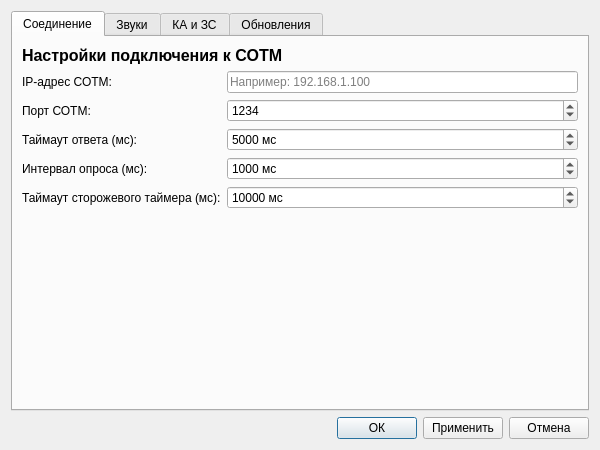
<?xml version="1.0" encoding="UTF-8"?>
<ui version="4.0">
 <class>SettingsDialog</class>
 <widget class="QDialog" name="SettingsDialog">
  <property name="geometry">
   <rect>
    <x>0</x>
    <y>0</y>
    <width>600</width>
    <height>450</height>
   </rect>
  </property>
  <property name="windowTitle">
   <string>Настройки</string>
  </property>
  <property name="windowIcon">
   <iconset resource="../resources/resources.qrc">
    <normaloff>:/resources/icons/settings.png</normaloff>:/resources/icons/settings.png</iconset>
  </property>
  <layout class="QVBoxLayout" name="verticalLayout">
   <item>
    <widget class="QTabWidget" name="tabWidget">
     <property name="currentIndex">
      <number>0</number>
     </property>
     <widget class="QWidget" name="connectionTab">
      <attribute name="title">
       <string>Соединение</string>
      </attribute>
      <layout class="QFormLayout" name="formLayout">
       <item row="0" column="0" colspan="2">
        <widget class="QLabel" name="connectionLabel">
         <property name="font">
          <font>
           <pointsize>12</pointsize>
           <weight>75</weight>
           <bold>true</bold>
          </font>
         </property>
         <property name="text">
          <string>Настройки подключения к СОТМ</string>
         </property>
        </widget>
       </item>
       <item row="1" column="0">
        <widget class="QLabel" name="ipAddressLabel">
         <property name="text">
          <string>IP-адрес СОТМ:</string>
         </property>
        </widget>
       </item>
       <item row="1" column="1">
        <widget class="QLineEdit" name="ipAddressEdit">
         <property name="placeholderText">
          <string>Например: 192.168.1.100</string>
         </property>
        </widget>
       </item>
       <item row="2" column="0">
        <widget class="QLabel" name="portLabel">
         <property name="text">
          <string>Порт СОТМ:</string>
         </property>
        </widget>
       </item>
       <item row="2" column="1">
        <widget class="QSpinBox" name="portSpinBox">
         <property name="minimum">
          <number>1</number>
         </property>
         <property name="maximum">
          <number>65535</number>
         </property>
         <property name="value">
          <number>1234</number>
         </property>
        </widget>
       </item>
       <item row="3" column="0">
        <widget class="QLabel" name="timeoutLabel">
         <property name="text">
          <string>Таймаут ответа (мс):</string>
         </property>
        </widget>
       </item>
       <item row="3" column="1">
        <widget class="QSpinBox" name="timeoutSpinBox">
         <property name="minimum">
          <number>1000</number>
         </property>
         <property name="maximum">
          <number>60000</number>
         </property>
         <property name="singleStep">
          <number>1000</number>
         </property>
         <property name="value">
          <number>5000</number>
         </property>
         <property name="suffix">
          <string> мс</string>
         </property>
        </widget>
       </item>
       <item row="4" column="0">
        <widget class="QLabel" name="pollingIntervalLabel">
         <property name="text">
          <string>Интервал опроса (мс):</string>
         </property>
        </widget>
       </item>
       <item row="4" column="1">
        <widget class="QSpinBox" name="pollingIntervalSpinBox">
         <property name="minimum">
          <number>100</number>
         </property>
         <property name="maximum">
          <number>10000</number>
         </property>
         <property name="singleStep">
          <number>100</number>
         </property>
         <property name="value">
          <number>1000</number>
         </property>
         <property name="suffix">
          <string> мс</string>
         </property>
        </widget>
       </item>
       <item row="5" column="0">
        <widget class="QLabel" name="watchdogTimeoutLabel">
         <property name="text">
          <string>Таймаут сторожевого таймера (мс):</string>
         </property>
        </widget>
       </item>
       <item row="5" column="1">
        <widget class="QSpinBox" name="watchdogTimeoutSpinBox">
         <property name="minimum">
          <number>1000</number>
         </property>
         <property name="maximum">
          <number>60000</number>
         </property>
         <property name="singleStep">
          <number>1000</number>
         </property>
         <property name="value">
          <number>10000</number>
         </property>
         <property name="suffix">
          <string> мс</string>
         </property>
        </widget>
       </item>
      </layout>
     </widget>
     <widget class="QWidget" name="soundsTab">
      <attribute name="title">
       <string>Звуки</string>
      </attribute>
      <layout class="QVBoxLayout" name="verticalLayout_2">
       <item>
        <widget class="QGroupBox" name="noTmiSoundGroup">
         <property name="title">
          <string>Пропадание ТМИ</string>
         </property>
         <layout class="QHBoxLayout" name="horizontalLayout">
          <item>
           <widget class="QLineEdit" name="noTmiSoundEdit">
            <property name="placeholderText">
             <string>Путь к звуковому файлу (.wav)</string>
            </property>
           </widget>
          </item>
          <item>
           <widget class="QPushButton" name="selectNoTmiSoundButton">
            <property name="text">
             <string>Выбрать</string>
            </property>
            <property name="icon">
             <iconset resource="../resources/resources.qrc">
              <normaloff>:/resources/icons/sound_on.png</normaloff>:/resources/icons/sound_on.png</iconset>
            </property>
           </widget>
          </item>
         </layout>
        </widget>
       </item>
       <item>
        <widget class="QGroupBox" name="parameterChangeSoundGroup">
         <property name="title">
          <string>Изменение параметра</string>
         </property>
         <layout class="QHBoxLayout" name="horizontalLayout_2">
          <item>
           <widget class="QLineEdit" name="parameterChangeSoundEdit">
            <property name="placeholderText">
             <string>Путь к звуковому файлу (.wav)</string>
            </property>
           </widget>
          </item>
          <item>
           <widget class="QPushButton" name="selectParameterChangeSoundButton">
            <property name="text">
             <string>Выбрать</string>
            </property>
            <property name="icon">
             <iconset resource="../resources/resources.qrc">
              <normaloff>:/resources/icons/sound_on.png</normaloff>:/resources/icons/sound_on.png</iconset>
            </property>
           </widget>
          </item>
         </layout>
        </widget>
       </item>
       <item>
        <widget class="QGroupBox" name="parameterLimitSoundGroup">
         <property name="title">
          <string>Выход за пределы</string>
         </property>
         <layout class="QHBoxLayout" name="horizontalLayout_3">
          <item>
           <widget class="QLineEdit" name="parameterLimitSoundEdit">
            <property name="placeholderText">
             <string>Путь к звуковому файлу (.wav)</string>
            </property>
           </widget>
          </item>
          <item>
           <widget class="QPushButton" name="selectParameterLimitSoundButton">
            <property name="text">
             <string>Выбрать</string>
            </property>
            <property name="icon">
             <iconset resource="../resources/resources.qrc">
              <normaloff>:/resources/icons/sound_on.png</normaloff>:/resources/icons/sound_on.png</iconset>
            </property>
           </widget>
          </item>
         </layout>
        </widget>
       </item>
       <item>
        <widget class="QGroupBox" name="defaultSoundGroup">
         <property name="title">
          <string>По умолчанию</string>
         </property>
         <layout class="QHBoxLayout" name="horizontalLayout_4">
          <item>
           <widget class="QLineEdit" name="defaultSoundEdit">
            <property name="placeholderText">
             <string>Путь к звуковому файлу (.wav)</string>
            </property>
           </widget>
          </item>
          <item>
           <widget class="QPushButton" name="selectDefaultSoundButton">
            <property name="text">
             <string>Выбрать</string>
            </property>
            <property name="icon">
             <iconset resource="../resources/resources.qrc">
              <normaloff>:/resources/icons/sound_on.png</normaloff>:/resources/icons/sound_on.png</iconset>
            </property>
           </widget>
          </item>
         </layout>
        </widget>
       </item>
       <item>
        <widget class="QGroupBox" name="soundOptionsGroup">
         <property name="title">
          <string>Настройки звука</string>
         </property>
         <layout class="QHBoxLayout" name="horizontalLayout_5">
          <item>
           <widget class="QCheckBox" name="enableSoundCheckBox">
            <property name="text">
             <string>Включить звуковые оповещения</string>
            </property>
            <property name="checked">
             <bool>true</bool>
            </property>
           </widget>
          </item>
          <item>
           <widget class="QCheckBox" name="repeatSoundCheckBox">
            <property name="text">
             <string>Повторять звук</string>
            </property>
           </widget>
          </item>
         </layout>
        </widget>
       </item>
       <item>
        <spacer name="verticalSpacer">
         <property name="orientation">
          <enum>Qt::Vertical</enum>
         </property>
         <property name="sizeHint" stdset="0">
          <size>
           <width>20</width>
           <height>40</height>
          </size>
         </property>
        </spacer>
       </item>
      </layout>
     </widget>
     <widget class="QWidget" name="kaZsTab">
      <attribute name="title">
       <string>КА и ЗС</string>
      </attribute>
      <layout class="QVBoxLayout" name="verticalLayout_3">
       <item>
        <widget class="QLabel" name="kaZsLabel">
         <property name="font">
          <font>
           <pointsize>12</pointsize>
           <weight>75</weight>
           <bold>true</bold>
          </font>
         </property>
         <property name="text">
          <string>Выбор КА и ЗС</string>
         </property>
        </widget>
       </item>
       <item>
        <layout class="QFormLayout" name="formLayout_2">
         <item row="0" column="0">
          <widget class="QLabel" name="kaNumberLabel">
           <property name="text">
            <string>Номер КА:</string>
           </property>
          </widget>
         </item>
         <item row="0" column="1">
          <widget class="QSpinBox" name="kaNumberSpinBox">
           <property name="minimum">
            <number>100</number>
           </property>
           <property name="maximum">
            <number>999</number>
           </property>
           <property name="value">
            <number>101</number>
           </property>
          </widget>
         </item>
         <item row="1" column="0">
          <widget class="QLabel" name="zsNumberLabel">
           <property name="text">
            <string>Номер ЗС:</string>
           </property>
          </widget>
         </item>
         <item row="1" column="1">
          <widget class="QSpinBox" name="zsNumberSpinBox">
           <property name="minimum">
            <number>0</number>
           </property>
           <property name="maximum">
            <number>999</number>
           </property>
           <property name="value">
            <number>123</number>
           </property>
          </widget>
         </item>
        </layout>
       </item>
       <item>
        <widget class="QPushButton" name="changeKaZsButton">
         <property name="text">
          <string>Изменить КА и ЗС</string>
         </property>
         <property name="icon">
          <iconset resource="../resources/resources.qrc">
           <normaloff>:/resources/icons/edit.png</normaloff>:/resources/icons/edit.png</iconset>
         </property>
        </widget>
       </item>
       <item>
        <widget class="QLabel" name="warningLabel">
         <property name="styleSheet">
          <string notr="true">color: rgb(255, 0, 0);</string>
         </property>
         <property name="text">
          <string>Внимание! Изменение КА и ЗС потребует перезапуска приложения.</string>
         </property>
         <property name="wordWrap">
          <bool>true</bool>
         </property>
        </widget>
       </item>
       <item>
        <spacer name="verticalSpacer_2">
         <property name="orientation">
          <enum>Qt::Vertical</enum>
         </property>
         <property name="sizeHint" stdset="0">
          <size>
           <width>20</width>
           <height>40</height>
          </size>
         </property>
        </spacer>
       </item>
      </layout>
     </widget>
     <widget class="QWidget" name="updatesTab">
      <attribute name="title">
       <string>Обновления</string>
      </attribute>
      <layout class="QVBoxLayout" name="verticalLayout_4">
       <item>
        <widget class="QGroupBox" name="versionGroup">
         <property name="title">
          <string>Версия</string>
         </property>
         <layout class="QFormLayout" name="formLayout_3">
          <item row="0" column="0">
           <widget class="QLabel" name="currentVersionLabel">
            <property name="text">
             <string>Текущая версия:</string>
            </property>
           </widget>
          </item>
          <item row="0" column="1">
           <widget class="QLabel" name="currentVersionValue">
            <property name="font">
             <font>
              <weight>75</weight>
              <bold>true</bold>
             </font>
            </property>
            <property name="text">
             <string>1.0.0</string>
            </property>
           </widget>
          </item>
          <item row="1" column="0">
           <widget class="QLabel" name="availableVersionLabel">
            <property name="text">
             <string>Доступна версия:</string>
            </property>
           </widget>
          </item>
          <item row="1" column="1">
           <widget class="QLabel" name="availableVersionValue">
            <property name="styleSheet">
             <string notr="true">color: rgb(56, 161, 105);</string>
            </property>
            <property name="text">
             <string>Нет данных</string>
            </property>
           </widget>
          </item>
         </layout>
        </widget>
       </item>
       <item>
        <widget class="QLabel" name="updatePathLabel">
         <property name="font">
          <font>
           <weight>75</weight>
           <bold>true</bold>
          </font>
         </property>
         <property name="text">
          <string>Путь к обновлениям:</string>
         </property>
        </widget>
       </item>
       <item>
        <layout class="QHBoxLayout" name="horizontalLayout_6">
         <item>
          <widget class="QLineEdit" name="updatePathEdit">
           <property name="placeholderText">
            <string>Укажите путь к директории с обновлениями</string>
           </property>
          </widget>
         </item>
         <item>
          <widget class="QPushButton" name="selectUpdatePathButton">
           <property name="text">
            <string>Выбрать</string>
           </property>
           <property name="icon">
            <iconset resource="../resources/resources.qrc">
             <normaloff>:/resources/icons/info.png</normaloff>:/resources/icons/info.png</iconset>
           </property>
          </widget>
         </item>
        </layout>
       </item>
       <item>
        <widget class="QCheckBox" name="checkAtStartupCheckBox">
         <property name="text">
          <string>Проверять при запуске</string>
         </property>
         <property name="checked">
          <bool>true</bool>
         </property>
        </widget>
       </item>
       <item>
        <widget class="QCheckBox" name="autoInstallCheckBox">
         <property name="text">
          <string>Автоматически устанавливать</string>
         </property>
        </widget>
       </item>
       <item>
        <layout class="QHBoxLayout" name="horizontalLayout_7">
         <item>
          <widget class="QLabel" name="checkIntervalLabel">
           <property name="text">
            <string>Интервал проверки:</string>
           </property>
          </widget>
         </item>
         <item>
          <widget class="QSpinBox" name="checkIntervalSpinBox">
           <property name="minimum">
            <number>0</number>
           </property>
           <property name="maximum">
            <number>86400000</number>
           </property>
           <property name="singleStep">
            <number>3600000</number>
           </property>
           <property name="specialValueText">
            <string>Отключено</string>
           </property>
           <property name="suffix">
            <string> мс</string>
           </property>
          </widget>
         </item>
        </layout>
       </item>
       <item>
        <widget class="QPushButton" name="checkUpdatesButton">
         <property name="styleSheet">
          <string notr="true">background-color: rgb(50, 115, 220);
color: rgb(255, 255, 255);</string>
         </property>
         <property name="text">
          <string>Проверить обновления</string>
         </property>
         <property name="icon">
          <iconset resource="../resources/resources.qrc">
           <normaloff>:/resources/icons/refresh.png</normaloff>:/resources/icons/refresh.png</iconset>
         </property>
        </widget>
       </item>
       <item>
        <widget class="QLabel" name="updateStatusLabel">
         <property name="text">
          <string>Нет информации об обновлениях</string>
         </property>
         <property name="wordWrap">
          <bool>true</bool>
         </property>
        </widget>
       </item>
       <item>
        <spacer name="verticalSpacer_3">
         <property name="orientation">
          <enum>Qt::Vertical</enum>
         </property>
         <property name="sizeHint" stdset="0">
          <size>
           <width>20</width>
           <height>40</height>
          </size>
         </property>
        </spacer>
       </item>
      </layout>
     </widget>
    </widget>
   </item>
   <item>
    <layout class="QHBoxLayout" name="buttonLayout">
     <item>
      <spacer name="horizontalSpacer">
       <property name="orientation">
        <enum>Qt::Horizontal</enum>
       </property>
       <property name="sizeHint" stdset="0">
        <size>
         <width>40</width>
         <height>20</height>
        </size>
       </property>
      </spacer>
     </item>
     <item>
      <widget class="QPushButton" name="okButton">
       <property name="text">
        <string>ОК</string>
       </property>
       <property name="default">
        <bool>true</bool>
       </property>
      </widget>
     </item>
     <item>
      <widget class="QPushButton" name="applyButton">
       <property name="text">
        <string>Применить</string>
       </property>
      </widget>
     </item>
     <item>
      <widget class="QPushButton" name="cancelButton">
       <property name="text">
        <string>Отмена</string>
       </property>
      </widget>
     </item>
    </layout>
   </item>
  </layout>
 </widget>
 <resources>
  <include location="../resources/resources.qrc"/>
 </resources>
 <connections/>
</ui>
